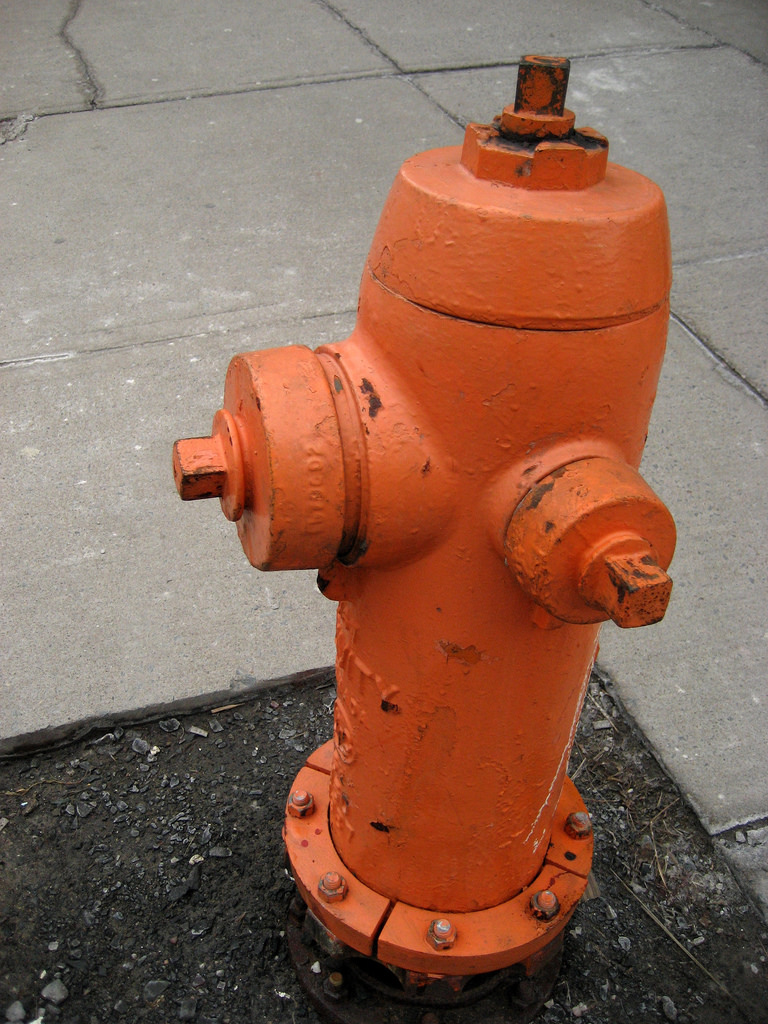
#> input picture InputImageSet/tgt_img1_large.jpg, 768 x 1024 px; its folder holds 6 pictures in this run
$ python tgt_img_main.py
#> lines starting #> are read from the running program, lines starting #| are printed output that depends on the picture; after the words box and inside, x2 and y2 are one past the last pixel; in counts of white or black regions, pixels touching at a corner belong together
#> in __init__, self.target_img is the input picture: shape (1024, 768, 3); mean B, G, R 87.5, 104.3, 140.4
#> (key q is pressed here)
### gen_weathering_deg.py
import cv2
import numpy as np

def generate_weathering_degree(input_img, through_pixel):
    gray_input_img = cv2.cvtColor(input_img, cv2.COLOR_BGR2GRAY)
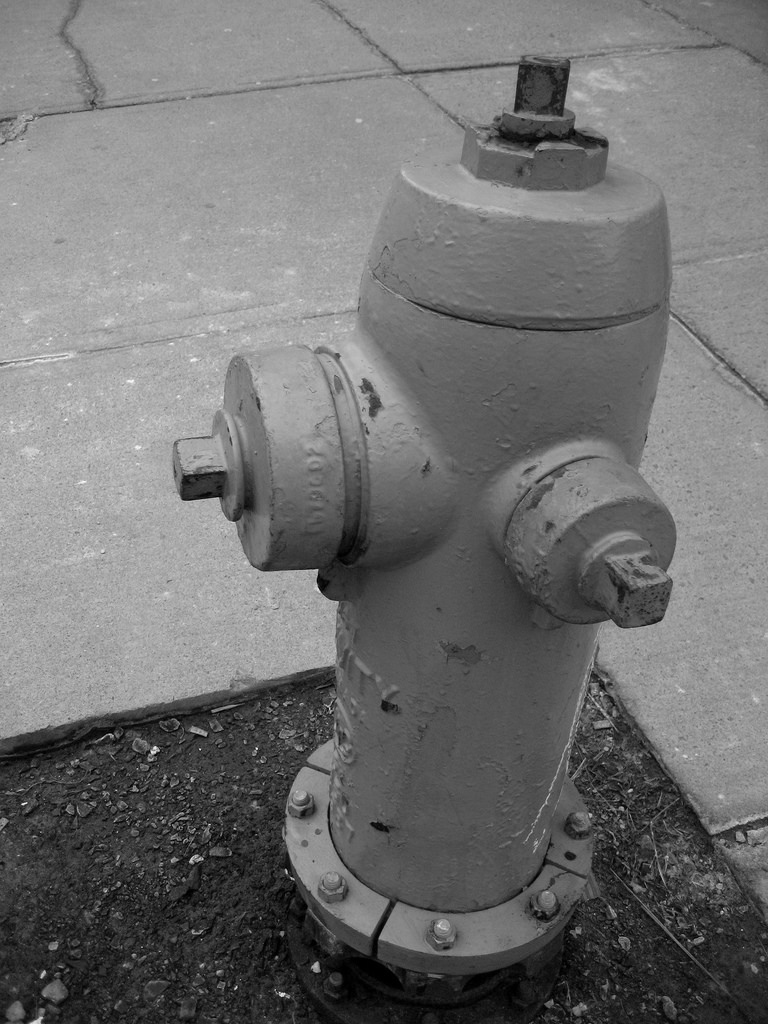
#> gray_input_img: shape (1024, 768); min 0, max 253, mean 113.2
    cv2.imshow("gray", gray_input_img)
    # ユーザ選択領域を二値画像で表す
    passage_route_img = np.zeros(gray_input_img.shape, dtype = np.uint8)
    [cv2.rectangle(passage_route_img,
                   (pixel[1] - 40, pixel[0] - 40), (pixel[1] + 40, pixel[0] + 40),
                   (255, 255, 255), -1)
     for pixel in through_pixel]
#> passage_route_img: shape (1024, 768); every value is 0

    ADJUSTMENT_PARAM = 1.5
    dist_map = cv2.distanceTransform(passage_route_img, cv2.DIST_L2, 5)
    #dist_map = cv2.distanceTransform(passage_route_on_obj_img, cv2.DIST_L2, 5)
    # 中心1点じゃなくて中心らへんの領域を最大値にしたいので全体的に底上げ
    dist_map = dist_map / np.amax(dist_map)  * ADJUSTMENT_PARAM
    dist_map[dist_map > 1.0] = 1.0
    # 元の画像で画素値0の部分を除いておく
    passage_route_on_obj_img = np.where(gray_input_img == 0, 0, passage_route_img)
    dist_map_on_obj_img = np.where(gray_input_img == 0, 0, dist_map)
#> dist_map_on_obj_img: shape (1024, 768) float32; 99.92% of the values are NaN or infinite; the others: min 0, max 0, mean 0
    return passage_route_on_obj_img, dist_map_on_obj_img.astype(np.float16)

### sv_disp_img.py
import cv2
import numpy as np

def save_display_img(input_img, input_img_name, state_text):
    cv2.imshow(state_text, input_img)
    cv2.imwrite("./OutputImageSet/" + input_img_name + "_" + state_text + ".png", input_img)

### pixel_feature.py
# coding=utf-8
import numpy as np
import numexpr as ne
import cv2


class PixelFeatureVector:
    def __init__(self, input_img):

        # OpenCVはデフォルトではBGR色空間, 今後の処理の為にLab色空間に変えておく
        input_img = cv2.cvtColor(input_img, cv2.COLOR_BGR2Lab)
#> input_img: shape (1024, 768, 3); mean of channels 0, 1, 2 121.7, 141.2, 144.4
        self.luminance, self.chroma_a, self.chroma_b = cv2.split(input_img)
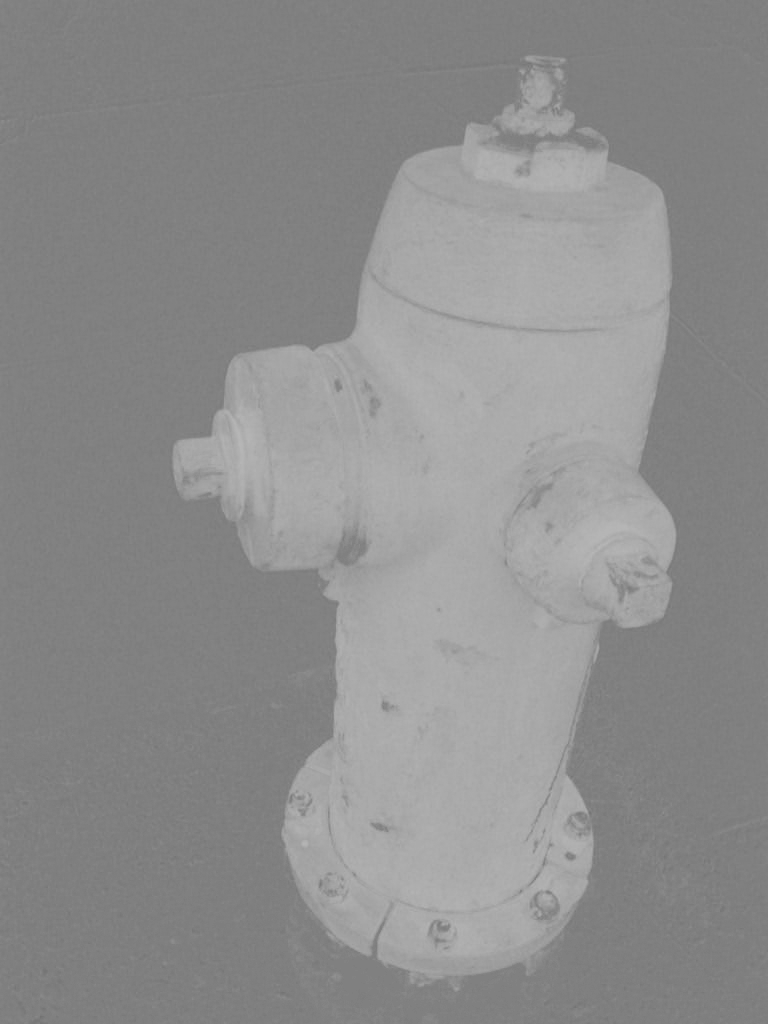
#> self.chroma_a: shape (1024, 768); min 114, max 183, mean 141.2

        # デフォルトでは[0, 255], [0.0, 1.0]へと正規化
        self.luminance = self.luminance / 255.0
        self.chroma_a = self.chroma_a / 255.0
        self.chroma_b = self.chroma_b / 255.0

        # ピクセルiの特徴ベクトルを計算する
        # feature_vector_i = [L_i/da, a_i/da, b_i/da, x_i/ds, y_i/ds]
        # L_i, a_i,　b_iはLab色空間の値
        # x_i, y_iは正規化画素座標 [-1.0, 1.0]
        # da=delta_a, ds=delta_sはappearance, spatialな局所性の影響を制御するパラメタ
        # 値は先行研究の観察に基づいて決めました
        self.height, self.width = input_img.shape[:2]
#> self.height = 1024; self.width = 768
        self.feature_vector = np.zeros((5, self.height, self.width))
        delta_a = 0.2
        delta_s = 50
        self.feature_vector[0] = np.array([Li for Li in self.luminance]) / delta_a
        self.feature_vector[1] = np.array([ai for ai in self.chroma_a]) / delta_a
        self.feature_vector[2] = np.array([bi for bi in self.chroma_b]) / delta_a

        # 座標はデフォルトでは左上原点なので画像中央を原点にする
        half_width = self.width / 2
#> half_width = 384
        half_height = self.height / 2
#> half_height = 512
        normalize_x = (np.array([xi for xi in range(self.width)]) - half_width) / half_width
#> normalize_x = 768 values from -1 to 0.997
        normalize_y = (np.array([yi for yi in range(self.height)]) - half_height) / half_height
#> normalize_y = 1024 values from -1 to 0.998
        self.feature_vector[3] = normalize_x[np.newaxis, :] / delta_s
        self.feature_vector[4] = normalize_y[:, np.newaxis] / delta_s

    # あるピクセルi,jの特徴ベクトルf_i, f_j間の距離を代入した，RadialBasisFunction(RBF)を計算する
    # RBF phi(r) = exp(-r^2)
    # [6 lines left out: function compute_RBF, not called in this run]


# [4 lines that do not run on import are left out]

### shading_map.py
import cv2
import numpy as np

from pixel_feature import PixelFeatureVector

class ShadingMap:
    def __init__(self, input_img, weathering_degree_map, labeled_map):
        self.input_img = input_img
        self.labeld_map = labeled_map
        self.alter_weathring_map = np.where(labeled_map == 0, weathering_degree_map, -1)
        self.pixel_feature = PixelFeatureVector(input_img)

    """
    def calc_section_ave_lum(self):
        BIN_NUM = 20

        # 非風化領域の風化度を20区間に等分
        bins = np.linspace(0, np.amax(self.alter_weathring_map), BIN_NUM)
        # 各ピクセルがどの区間に当たるか
        bin_index = np.digitize(self.alter_weathring_map, bins, right = True)
        #各区間の平均値を求める
        section_lum = [0] * (BIN_NUM+1)
        [[section_lum[bin_index[y, x]].append(self.pixel_feature.luminance)
          for x in range(self.input_img.shape[1])]
         for y in range(self.input_img.shape[0])]

        section_ave_lum = np.average(np.array(section_lum), axis=1)

        return bin_index, section_ave_lum

    def compute_shading_map(self):
        bin_index, section_ave_lum = self.calc_section_ave_lum()
        shading_map = [[self.pixel_feature.luminance[y, x] / section_ave_lum[bin_index[y, x]]
                        if self.alter_weathring_map[y, x] != -1 else self.pixel_feature.luminance[y, x]
                        for x in range(self.input_img.shape[1])]
                       for y in range(self.input_img.shape[0])]

        return shading_map
    """

    def compute_shading_map(self):
        shading_map = np.ones(self.input_img.shape[:2], dtype=np.float64)

        shading_map = np.where(self.pixel_feature.luminance != 0, self.pixel_feature.luminance, 1.0)
        return shading_map

### weathering_gui.py
# coding=utf-8
import cv2
import time
import extract_foreground_area as extract


class ProcessOnGUI():
    def __init__(self, input_img):
        self.input_img = input_img.copy()
        self.img_for_display = input_img.copy()

        # 前景抽出
        self.input_img_foreground = input_img.copy()
        self.img_foreground_for_display = input_img.copy()
        self._is_selected_rect = True
        self._rect_cover_foreground = [-1, -1, -1, -1]

        # 最も風化している/風化していないピクセルの保存
        self.most_weathered_pixel = []
        self.least_weathered_pixel = []

        # 風化したい領域の塗りつぶし，通過ピクセルの保存
        self._can_draw = False
        self.through_pixel = []

    # [18 lines left out: function launch_gui_for_example_img, not called in this run]

    def launch_gui_for_target_img(self):
        window_name_input = "input image"
        window_name_foreground = "input image foreground"

        cv2.namedWindow(window_name_input, cv2.WINDOW_AUTOSIZE)
        cv2.namedWindow(window_name_foreground, cv2.WINDOW_AUTOSIZE)

        # それぞれのウィンドウにおけるマウスが行う動作を設定する
        # input image：前景を囲む矩形を選択すると前景を抽出する
        # input image foreground：風化させたい領域をドラッグ操作すると塗りつぶされ、通った座標が保存される
        cv2.setMouseCallback(window_name_input, self.mouse_select_rect_cover_foreground)
        cv2.setMouseCallback(window_name_foreground, self.mouse_select_weathering_region)

        while True:
            [cv2.rectangle(self.img_foreground_for_display,
                           (pixel[1] - 15, pixel[0] - 15), (pixel[1] + 15, pixel[0] + 15),
                           (255, 0, 0), -1)
             for pixel in self.through_pixel]
            cv2.imshow(window_name_input, self.img_for_display)
            cv2.imshow(window_name_foreground, self.img_foreground_for_display)
            if cv2.waitKey(1) & 0xFF == ord("q"):
                break
            cv2.imwrite("./OutputImageSet/input_img_forground.png", self.img_foreground_for_display)

    # 2つの座標(矩形の左上と右下)から[x, y, width, height]のrect情報を作成
    # GrabCut()にrect情報を渡すと前景を抽出した画像を返す
    # todo: エラー処理をしよう
    # [45 lines left out: functions mouse_select_rect_cover_foreground, mouse_select_most_least_weathered_pixel, mouse_select_weathering_region, not called in this run]

### render_effect.py
import cv2
import numpy as np
from pixel_feature import PixelFeatureVector

def render_weathering_effect(input_img, weahtering_deg_map, shading_map, weathering_texture):
    weahtering_deg_map_update = np.where(weahtering_deg_map < 0.7, 0, weahtering_deg_map)

    input_pixel_feature_ = PixelFeatureVector(input_img)
    texture_pixel_feature_ = PixelFeatureVector(weathering_texture)
    output_img = np.zeros_like(input_img, dtype='float32')
    output_img = output_img.transpose((2, 0, 1))
    S_update = np.where(weahtering_deg_map < 0.5, 1, input_pixel_feature_.luminance)
    output_img[0] = (weahtering_deg_map_update*texture_pixel_feature_.luminance
                     + (1-weahtering_deg_map_update)*input_pixel_feature_.luminance) \
                     * S_update
    output_img[1] = (weahtering_deg_map_update*texture_pixel_feature_.chroma_a
                     + (1-weahtering_deg_map_update)*input_pixel_feature_.chroma_a)
    output_img[2] = (weahtering_deg_map_update*texture_pixel_feature_.chroma_b
                     + (1-weahtering_deg_map_update)*input_pixel_feature_.chroma_b)
    output_img = output_img.transpose((1, 2, 0))
    output_img = cv2.cvtColor(np.uint8(output_img*255), cv2.COLOR_Lab2BGR)

    return output_img

### tgt_img_main.py
import cv2
import time
import numpy as np
from weathering_gui import ProcessOnGUI
from gen_weathering_deg import generate_weathering_degree
from shading_map import ShadingMap
from weathering_texture import WeatheringTexture
import render_effect as render
import sv_disp_img as sv

class ProcessForTargetImage():
    def __init__(self):
        self.target_img_name = "tgt_img1_large"
        self.target_img = cv2.imread("./InputImageSet/" + self.target_img_name + ".jpg")

    def run_processes(self):
        total_process_time = 0

        # GUIの起動
        process_on_gui_ = ProcessOnGUI(self.target_img)
        process_on_gui_.launch_gui_for_target_img()
        self.target_img_fgnd = process_on_gui_.input_img_foreground

        # ユーザ入力パスを基に風化度D', ラベリングしたL'を計算
        start_time = time.time()
        labeled_map_Ld, weathering_degree_map_Dd = \
            generate_weathering_degree(self.target_img_fgnd, process_on_gui_.through_pixel)
        end_time = time.time() - start_time
        print("generate_weathering_degree_time:{0}".format(end_time) + "[sec]")
        total_process_time += end_time
        sv.save_display_img(labeled_map_Ld, self.target_img_name, "labeled_map")
        sv.save_display_img(np.float64(weathering_degree_map_Dd), self.target_img_name, "generated_weathering_degree")

        # シェーディングマップS[0.0, 1.0]を計算
        start_time = time.time()
        shading_map_ = ShadingMap(self.target_img_fgnd, weathering_degree_map_Dd, labeled_map_Ld)
        shading_map_S = shading_map_.compute_shading_map()
        end_time = time.time() - start_time
        print("shading_map_time:{0}".format(end_time) + "[sec]")
        total_process_time += end_time
        sv.save_display_img(shading_map_S, self.target_img_name, "shading_map")
#> call 3 of save_display_img, with input_img_name = 'tgt_img1_large', state_text = 'shading_map'
#> in save_display_img (call 3), `cv2.imwrite("./OutputImageSet/" + input_img_name + "_" + state_text + ..`:
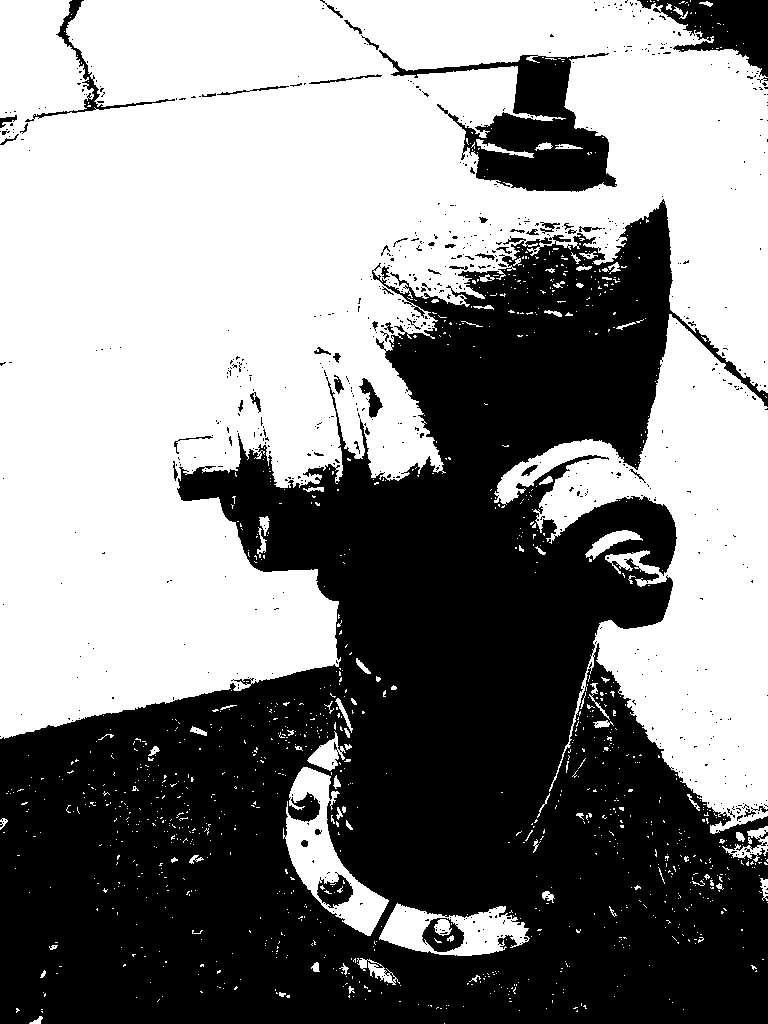
#> saved as tgt_img1_large_shading_map.png: shape (1024, 768); values 0 (black) and 1 (white), 53.1% white; 706 black regions (649 under 20 px), largest, box (x1, y1, x2, y2) and area: (0, 199, 768, 1024) 344301, (379, 50, 617, 192) 12191, (637, 0, 768, 77) 4840

        """
        # 風化テクスチャZ[0, 255]を計算
        example_img_name = "rust2_large"
        weathering_exampler_T = cv2.imread("./OutputImageSet/" + example_img_name + "_weathering_exampler.png")
        start_time = time.time()
        weathering_texture_ = \
            WeatheringTexture(self.target_img_fgnd, weathering_degree_map_Dd, weathering_exampler_T, labeled_map_Ld)
        weathering_texture_Z = weathering_texture_.generate_weathering_texture()
        end_time = time.time() - start_time
        print("weathering_texture_time:{0}".format(end_time) + "[sec]")
        total_process_time += end_time
        sv.save_display_img(weathering_texture_Z, self.target_img_name, "weathering_texture")
        """
        texture_img_name = "tgt_img1_large"
        weathering_texture_Z = cv2.imread("./OutputImageSet/" + texture_img_name + "_weathering_texture.png")
        # 風化効果を描画
        output_img = render.render_weathering_effect(self.target_img, weathering_degree_map_Dd,
                                                     shading_map_S, weathering_texture_Z)
        sv.save_display_img(output_img, self.target_img_name, "output.png")
        print("total_time:{0}".format(total_process_time) + "[sec]")
        while True:
            if cv2.waitKey(1) & 0xFF == ord("q"):
                break
        cv2.destroyAllWindows()

if __name__ == "__main__":
    process_for_target_img_ = ProcessForTargetImage()
#> (the run stopped early here; a loop or call above may not have finished)
